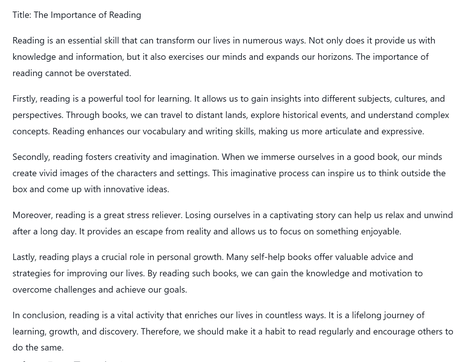
#> input picture test7.png, 471 x 362 px, shrunk from 1473 x 1132 before the run
$ python performance.py
#> lines starting #> are read from the running program, lines starting #| are printed output that depends on the picture
#> in ocr, img is the input picture: shape (362, 471, 3); mean B, G, R 242.3, 241.8, 241.4
### preprocess.py
import cv2
import numpy as np
import pytesseract
import pathlib
from math import fabs


def preprocess(imgs):
    """
    预处理图片，包括灰度化，去噪和二值化
    :param imgs:  输入图片, 可以是列表或numpy数组
    :return:  预处理后的图片
    """

    def process_image(image):
        gray_image = cv2.cvtColor(image, cv2.COLOR_BGR2GRAY)  # 灰度化
        ret, thresh = cv2.threshold(gray_image, 0, 255, cv2.THRESH_BINARY | cv2.THRESH_OTSU)  # 二值化
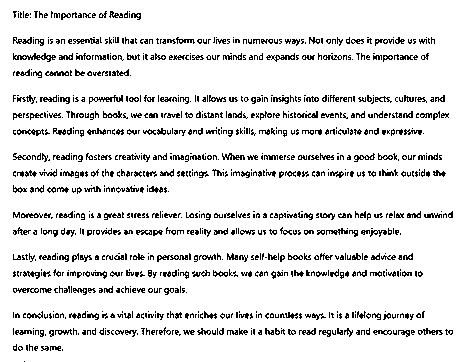
#> thresh: shape (362, 471); 90% white; black in thin lines or dots
#> ret = 197
        return thresh

    if isinstance(imgs, list):
        # 如果imgs是列表类型，则对列表中的每个图像进行处理
        imgs = [process_image(img) for img in imgs]
        return imgs

    elif isinstance(imgs, np.ndarray):
        # 如果imgs是numpy数组类型(图像)，则对整个数组进行处理
        imgs = process_image(imgs)
        return imgs


def ocr(image_path, config_default=r'-l chi_sim+eng ',show_image=False):
    """
    识别图片中的文字
    :param image_path:  输入图片
    :param config_default:  识别参数
    :return:  识别出的文字
    """
    # 判断image_path是否存在
    if not pathlib.Path(image_path).exists():
        print("image_path not exist")
        return None
    # 读取图片
    img = cv2.imread(image_path)
    # 预处理图片
    img = preprocess(img)
    # 使用pytesseract识别图片中的文字，并返回识别结果
#> (the run stopped early here; a loop or call above may not have finished)
